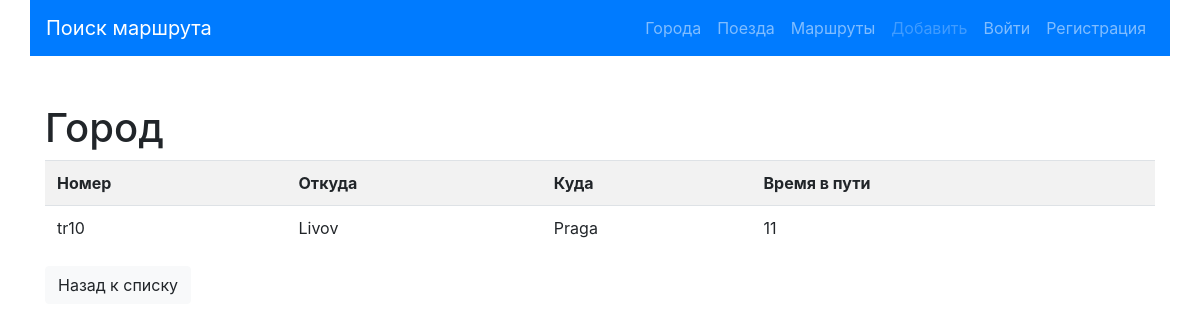
Before: /trains/detail/8/ with the older database file.
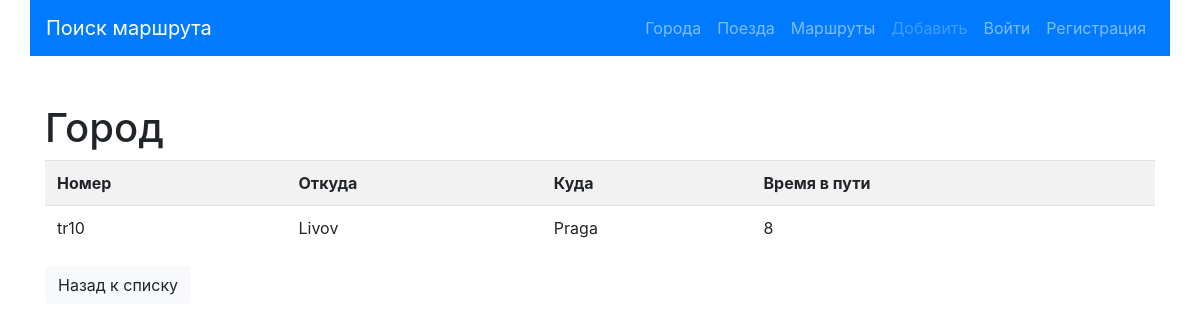
After: the same page with the newer database file.
### trains/models.py (models this page shows, shortened)
class Train(models.Model):
    name = models.CharField(max_length=50, unique=True, verbose_name="Номер поезда")
    travel_time = models.PositiveSmallIntegerField(verbose_name='Время в пути')
    from_city = models.ForeignKey(City,on_delete=models.CASCADE,
                                  related_name='from_city_set',
                                  verbose_name='Из какого города'
                                  )
    to_city = models.ForeignKey('cities.City',on_delete=models.CASCADE,
                                  related_name='to_city_set',
                                  verbose_name='В какой город'
                                  )
    class Meta:
        verbose_name = 'Поезд'
        verbose_name_plural = 'Поезд'
        ordering = ['travel_time']

### cities/models.py (models this page shows, shortened)
class City(models.Model):
    name = models.CharField(max_length=150, unique=True, verbose_name='Город')
    def __str__(self):
        return self.name
    class Meta:
        verbose_name = 'Город'
        verbose_name_plural = 'Города'
        ordering = ['name']

### trains/views.py (the view)
# urls.py: path('detail/<int:pk>/', TrainDetailView.as_view(), name='detail'),
class TrainDetailView(DetailView):
    queryset = Train.objects.all()
    template_name = 'trains/detail.html'

### trains/templates/trains/detail.html (shortened to what this page needs)
{% extends 'base.html' %}
{% block content %}
<h1>Город</h1>
<div class="row">
    <div class="col-md">
             <table class="table table-striped">
            <tr>
                <th>Номер</th>
                <th>Откуда</th>
                <th>Куда</th>
                <th>Время в пути</th>
            </tr>
            <tr>
                <td>{{ object.name }}</td>
                <td>{{ object.from_city }}</td>
                <td>{{ object.to_city }}</td>
                <td>{{ object.travel_time }}</td>
            </tr>
            </table>
    </div>
</div>
<div class="row">
    <div class="col-md-4">
        <a href="{% url 'trains:home'%}">
            <buton type="button" class="btn btn-light">
                Назад к списку
            </buton>
        </a>
    </div>
</div>
{% endblock %}

Changed rows visible on the page:
changed Train "tr10": travel_time "11" → "8"
